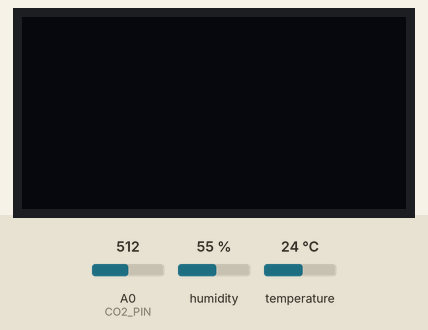
A sketch run on a simulated ESP8266 (NodeMCU). On the bench: 128×64 one-colour display. The inputs (shaded band) are chosen by the test bench; at power-on: A0 (CO2_PIN) = 512, humidity 55 %, temperature 24 °C. WiFi joins after 1.5 s; servers stay silent unless stated; what the sketch prints to the serial monitor is not drawn.

Above: at 6.5 s.
6.6 s: A0 (CO2_PIN) set to 716
At 8.1 s:
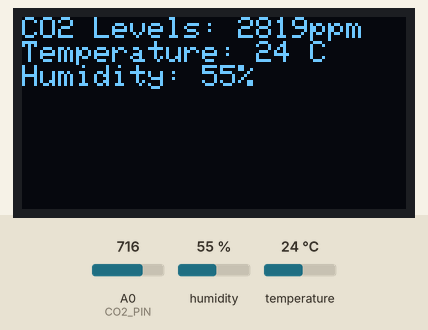
At 30.9 s:
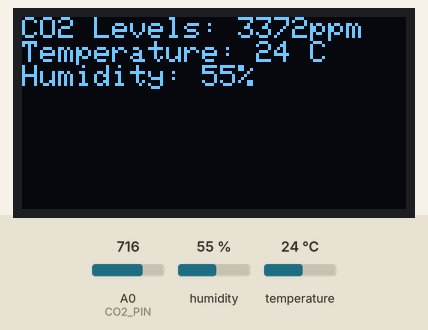
Timing chart, 0 to 31.9 s (numbered marks = the images above; inputs shaded):
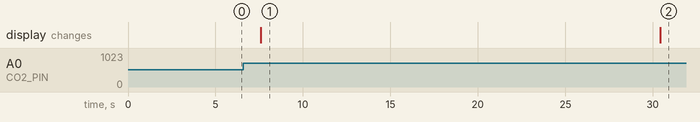

The sketch:

airquality.ino
```cpp
#include <DHT11.h>
#include <MQ135.h>
#include "ThingSpeak.h"
#include <ESP8266WiFi.h>
#include <Adafruit_SH110X.h>
#include <Wire.h>

// Define constants
#define I2C_ADDRESS 0x3c
#define SCREEN_WIDTH 128
#define SCREEN_HEIGHT 64
#define OLED_RESET -1
#define CO2_ZERO 55
#define DHT_PIN 2
#define CO2_PIN A0
#define CHANNEL_NUMBER 2463215

#define WRITE_API_KEY "KCPK8E9WC0KOSGRP" // Invalidated
#define SSID "Epsilon" // Mobile hotspot to handle local network
#define PASSWORD "d56a666q"  // Invalidated

Adafruit_SH1106G display = Adafruit_SH1106G(SCREEN_WIDTH, SCREEN_HEIGHT, &Wire, OLED_RESET);
DHT11 dht11(DHT_PIN);
WiFiClient client;

void setup() {
    Serial.begin(9600);
    display.begin(I2C_ADDRESS, true);
    dht11.setDelay(500);

    WiFi.mode(WIFI_STA);
    ThingSpeak.begin(client);
}

void loop() {
    // Connect to Wi-Fi if not connected
    connectToWiFi();

    // Read temperature and humidity
    int temperature, humidity;
    readDHT11(&temperature, &humidity);

    // Read CO2 levels
    int co2ppm = readCO2Levels();

    // Display readings on OLED
    displayReadings(temperature, humidity, co2ppm);

    // Send data to ThingSpeak
    sendDataToThingSpeak(temperature, humidity, co2ppm);

    delay(20000);
}

void connectToWiFi() {
    if (WiFi.status() != WL_CONNECTED) {
        Serial.print("Attempting to connect to SSID: ");
        Serial.println(SSID);
        while (WiFi.status() != WL_CONNECTED) {
            WiFi.begin(SSID, PASSWORD);
            Serial.print("Connecting...");
            delay(5000);
        }
        Serial.println("\nConnected.");
    }
}

void readDHT11(int* temperature, int* humidity) {
    int result = dht11.readTemperatureHumidity(*temperature, *humidity);
    if (result != 0) {
        Serial.println(DHT11::getErrorString(result));
    }
}

int readCO2Levels() {
    int co2now[10];
    int co2raw = 0;
    int co2comp = 0;
    int co2ppm = 0;
    int sum = 0;

    for (int i = 0; i < 10; i++) {
        co2now[i] = analogRead(CO2_PIN);
        delay(200);
        sum += co2now[i];
    }

    co2raw = sum / 10;
    co2comp = co2raw - CO2_ZERO;
    co2ppm = map(co2comp, 0, 1023, 400, 5000);

    return co2ppm;
}

void displayReadings(int temperature, int humidity, int co2ppm) {
    display.clearDisplay();
    display.setTextSize(1);
    display.setTextColor(SH110X_WHITE);
    display.setCursor(0, 0);
    display.print("CO2 Levels: ");
    display.print(co2ppm);
    display.print("ppm\n");
    display.print("Temperature: ");
    display.print(temperature);
    display.print(" C\n");
    display.print("Humidity: ");
    display.print(humidity);
    display.print("%\n");
    display.display();
}

void sendDataToThingSpeak(int temperature, int humidity, int co2ppm) {
    ThingSpeak.setField(1, temperature);
    ThingSpeak.setField(2, humidity);
    ThingSpeak.setField(3, co2ppm);

    int httpCode = ThingSpeak.writeFields(CHANNEL_NUMBER, WRITE_API_KEY);
    if (httpCode == 200) {
        Serial.println("Channel write successful.");
    } else {
        Serial.println("Problem writing to channel. HTTP error code " + String(httpCode));
    }
}
```

Measured:
- after the input at 6.6 s, the display: changes after 0.98 s (image 1)
- what the display in image 1 shows lasts 22.8 s, from 7.6 s to 30.4 s
